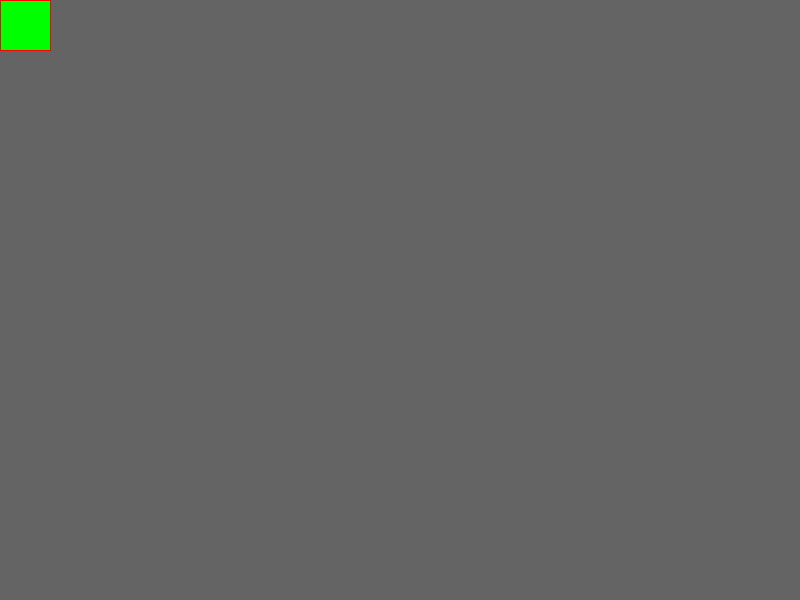
Frame 1 (no input)
Frame 60 (the mouse pressed at the canvas centre just before this capture): identical to frame 1, image omitted
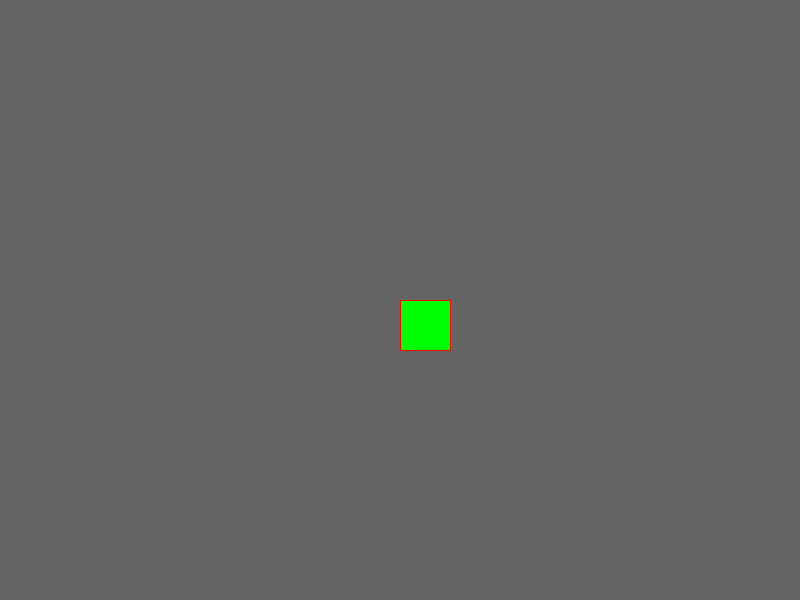
Frame 120 (the mouse held since frame 60 and released just before this capture)

The Processing sketch that drew these frames (run headless with seeded random() and noise(); from frame 60 on, the mouse is pressed at the canvas centre):

// Processing sketch: processing_7138
// ── processing_7138.pde



void setup(){
  size(800,600);
  smooth();
  frameRate(30);
}


void draw(){
  background (100);
  stroke (255,0,0);
  fill(0,255,0);
  rect(mouseX,mouseY,50,50);
  
}
